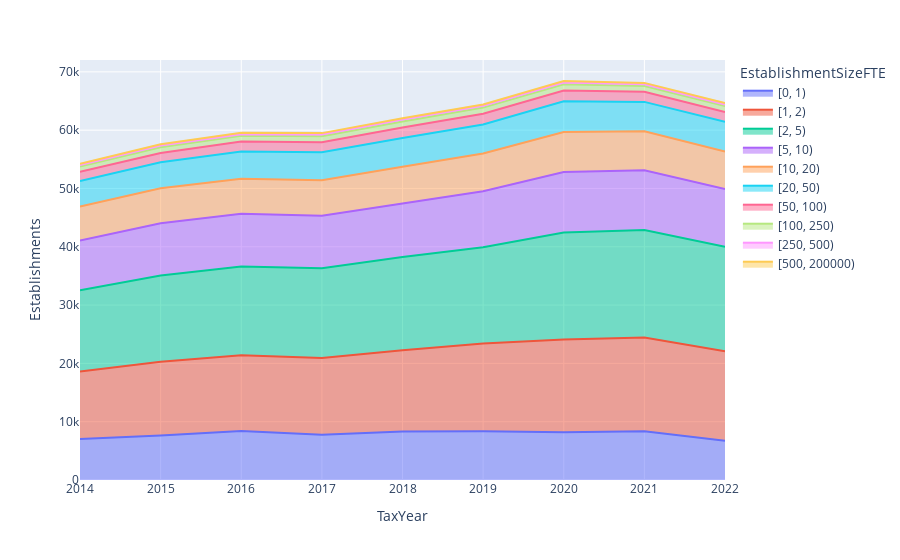

The code cell stored with this chart in its notebook:
### Code cell
firmSize= pd.read_csv('cptData/Municipal_Establishments_EstablishmentSizeFTE.csv')
# px.line(firmSize,x='TaxYear',y='Establishments',color='FirmSizeSARS')
# firmSize.groupby('TaxYear')['Establishments'].sum()
px.area(firmSize,x='TaxYear',y='Establishments',color='EstablishmentSizeFTE')

### Figure 1 — Plotly figure (JSON) as saved in the notebook; plotly's stock layout.template omitted (floating-point values rounded to 4 significant figures)
{"data": [{"fillpattern": {"shape": ""}, "hovertemplate": "EstablishmentSizeFTE=[0, 1)<br>TaxYear=%{x}<br>Establishments=%{y}<extra></extra>", "legendgroup": "[0, 1)", "line": {"color": "#636efa"}, "marker": {"symbol": "circle"}, "mode": "lines", "name": "[0, 1)", "orientation": "v", "showlegend": true, "stackgroup": "1", "type": "scatter", "x": [2014, 2015, 2016, 2017, 2018, 2019, 2020, 2021, 2022], "xaxis": "x", "y": [7041.0, 7614.0, 8400.0, 7774.0, 8332.0, 8368.0, 8194.0, 8365.0, 6747.0], "yaxis": "y"}, {"fillpattern": {"shape": ""}, "hovertemplate": "EstablishmentSizeFTE=[1, 2)<br>TaxYear=%{x}<br>Establishments=%{y}<extra></extra>", "legendgroup": "[1, 2)", "line": {"color": "#EF553B"}, "marker": {"symbol": "circle"}, "mode": "lines", "name": "[1, 2)", "orientation": "v", "showlegend": true, "stackgroup": "1", "type": "scatter", "x": [2014, 2015, 2016, 2017, 2018, 2019, 2020, 2021, 2022], "xaxis": "x", "y": [11560.0, 12680.0, 12980.0, 13170.0, 13900.0, 15030.0, 15910.0, 16090.0, 15310.0], "yaxis": "y"}, {"fillpattern": {"shape": ""}, "hovertemplate": "EstablishmentSizeFTE=[2, 5)<br>TaxYear=%{x}<br>Establishments=%{y}<extra></extra>", "legendgroup": "[2, 5)", "line": {"color": "#00cc96"}, "marker": {"symbol": "circle"}, "mode": "lines", "name": "[2, 5)", "orientation": "v", "showlegend": true, "stackgroup": "1", "type": "scatter", "x": [2014, 2015, 2016, 2017, 2018, 2019, 2020, 2021, 2022], "xaxis": "x", "y": [13960.0, 14800.0, 15230.0, 15370.0, 16010.0, 16530.0, 18330.0, 18420.0, 17950.0], "yaxis": "y"}, {"fillpattern": {"shape": ""}, "hovertemplate": "EstablishmentSizeFTE=[5, 10)<br>TaxYear=%{x}<br>Establishments=%{y}<extra></extra>", "legendgroup": "[5, 10)", "line": {"color": "#ab63fa"}, "marker": {"symbol": "circle"}, "mode": "lines", "name": "[5, 10)", "orientation": "v", "showlegend": true, "stackgroup": "1", "type": "scatter", "x": [2014, 2015, 2016, 2017, 2018, 2019, 2020, 2021, 2022], "xaxis": "x", "y": [8536.0, 8945.0, 9047.0, 8998.0, 9174.0, 9608.0, 10380.0, 10230.0, 9883.0], "yaxis": "y"}, {"fillpattern": {"shape": ""}, "hovertemplate": "EstablishmentSizeFTE=[10, 20)<br>TaxYear=%{x}<br>Establishments=%{y}<extra></extra>", "legendgroup": "[10, 20)", "line": {"color": "#FFA15A"}, "marker": {"symbol": "circle"}, "mode": "lines", "name": "[10, 20)", "orientation": "v", "showlegend": true, "stackgroup": "1", "type": "scatter", "x": [2014, 2015, 2016, 2017, 2018, 2019, 2020, 2021, 2022], "xaxis": "x", "y": [5826.0, 6006.0, 6027.0, 6104.0, 6311.0, 6455.0, 6867.0, 6691.0, 6442.0], "yaxis": "y"}, {"fillpattern": {"shape": ""}, "hovertemplate": "EstablishmentSizeFTE=[20, 50)<br>TaxYear=%{x}<br>Establishments=%{y}<extra></extra>", "legendgroup": "[20, 50)", "line": {"color": "#19d3f3"}, "marker": {"symbol": "circle"}, "mode": "lines", "name": "[20, 50)", "orientation": "v", "showlegend": true, "stackgroup": "1", "type": "scatter", "x": [2014, 2015, 2016, 2017, 2018, 2019, 2020, 2021, 2022], "xaxis": "x", "y": [4371.0, 4454.0, 4672.0, 4806.0, 4926.0, 4973.0, 5259.0, 5054.0, 5103.0], "yaxis": "y"}, {"fillpattern": {"shape": ""}, "hovertemplate": "EstablishmentSizeFTE=[50, 100)<br>TaxYear=%{x}<br>Establishments=%{y}<extra></extra>", "legendgroup": "[50, 100)", "line": {"color": "#FF6692"}, "marker": {"symbol": "circle"}, "mode": "lines", "name": "[50, 100)", "orientation": "v", "showlegend": true, "stackgroup": "1", "type": "scatter", "x": [2014, 2015, 2016, 2017, 2018, 2019, 2020, 2021, 2022], "xaxis": "x", "y": [1555.0, 1604.0, 1695.0, 1708.0, 1799.0, 1872.0, 1863.0, 1744.0, 1685.0], "yaxis": "y"}, {"fillpattern": {"shape": ""}, "hovertemplate": "EstablishmentSizeFTE=[100, 250)<br>TaxYear=%{x}<br>Establishments=%{y}<extra></extra>", "legendgroup": "[100, 250)", "line": {"color": "#B6E880"}, "marker": {"symbol": "circle"}, "mode": "lines", "name": "[100, 250)", "orientation": "v", "showlegend": true, "stackgroup": "1", "type": "scatter", "x": [2014, 2015, 2016, 2017, 2018, 2019, 2020, 2021, 2022], "xaxis": "x", "y": [922.1, 961.0, 974.8, 1015.0, 1038.0, 1039.0, 1067.0, 977.7, 994.5], "yaxis": "y"}, {"fillpattern": {"shape": ""}, "hovertemplate": "EstablishmentSizeFTE=[250, 500)<br>TaxYear=%{x}<br>Establishments=%{y}<extra></extra>", "legendgroup": "[250, 500)", "line": {"color": "#FF97FF"}, "marker": {"symbol": "circle"}, "mode": "lines", "name": "[250, 500)", "orientation": "v", "showlegend": true, "stackgroup": "1", "type": "scatter", "x": [2014, 2015, 2016, 2017, 2018, 2019, 2020, 2021, 2022], "xaxis": "x", "y": [262.4, 301.2, 294.4, 302.4, 313.2, 294.2, 292.4, 293.2, 284.2], "yaxis": "y"}, {"fillpattern": {"shape": ""}, "hovertemplate": "EstablishmentSizeFTE=[500, 200000)<br>TaxYear=%{x}<br>Establishments=%{y}<extra></extra>", "legendgroup": "[500, 200000)", "line": {"color": "#FECB52"}, "marker": {"symbol": "circle"}, "mode": "lines", "name": "[500, 200000)", "orientation": "v", "showlegend": true, "stackgroup": "1", "type": "scatter", "x": [2014, 2015, 2016, 2017, 2018, 2019, 2020, 2021, 2022], "xaxis": "x", "y": [218.7, 228.6, 245.5, 248.5, 233.6, 243.6, 260.5, 242.6, 233.6], "yaxis": "y"}], "layout": {"legend": {"title": {"text": "EstablishmentSizeFTE"}, "tracegroupgap": 0}, "margin": {"t": 60}, "xaxis": {"anchor": "y", "domain": [0, 1], "title": {"text": "TaxYear"}}, "yaxis": {"anchor": "x", "domain": [0, 1], "title": {"text": "Establishments"}}}}
